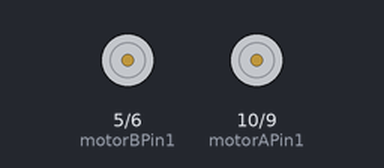
Simulated run of this sketch. Board: Arduino Uno, built with avr-gcc and run on an emulated ATmega328P. Shown: motor-driver pin pairs drawn as motors (green arrow = first pin HIGH = forward, orange = second pin HIGH = backward, longer = more drive, scaled by the enable pin).

Above: at 0.5 s.
Timing chart, 0 to 3.0 s (numbered marks = the images above):
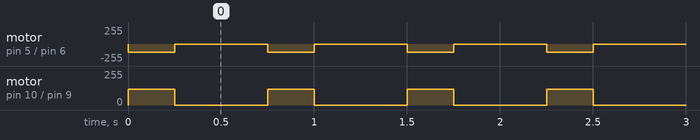

The sketch:

challengeFive.ino
```cpp
//motor one
const int motorAPin1 = 10; //left
const int motorAPin2 = 9;
const int enableAPin1 = 11;

//motor two
const int motorBPin1 = 5; //right
const int motorBPin2 = 6;
const int enableBPin1 = 3;

void setup() {
  pinMode(motorAPin1, OUTPUT);
  pinMode(motorAPin2, OUTPUT);
  pinMode(enableAPin1, OUTPUT);

  pinMode(motorBPin1, OUTPUT);
  pinMode(motorBPin2, OUTPUT);
  pinMode(enableBPin1, OUTPUT);
  Serial.begin(9600);
}


void loop() {
  forwardDirection();
  delay(250);
  stopMotor();
  delay(500);
}


void forwardDirection() {
  analogWrite(motorAPin1, 120);
  digitalWrite(motorAPin2, LOW);

  digitalWrite(motorBPin1, LOW);
  analogWrite(motorBPin2, 120);

  digitalWrite(enableAPin1, HIGH); // Set speed (0 to 255)
  digitalWrite(enableBPin1, HIGH);
}


/*
 * name:      reverseDirection
 * purpose:   move the motor
 * arguments: motor speed
 * returns:   None (void)
 * effects: moves the motor backward
 */
void reverseDirection() {
  digitalWrite(motorAPin1, LOW);
  analogWrite(motorAPin2, 110);

  analogWrite(motorBPin1, 100);
  digitalWrite(motorBPin2, LOW);

  digitalWrite(enableAPin1, HIGH); //right min 130
  digitalWrite(enableBPin1, HIGH); // left
}

/*
 * name:      stopMotor
 * purpose:   stop the motor
 * arguments: None
 * returns:   None (void)
 */
void stopMotor() {
  //stop motor A
  digitalWrite(motorAPin1, LOW);
  digitalWrite(motorAPin2, LOW);

  //stop motor B
  digitalWrite(motorBPin1, LOW);
  digitalWrite(motorBPin2, LOW);
}
```

Measured:
- by itself, motor on pin 5 (motorBPin1) / pin 6 (motorBPin2): alternates backward 120/255 for 0.25 s and stopped for 0.50 s
- by itself, motor on pin 10 (motorAPin1) / pin 9 (motorAPin2): alternates forward 120/255 for 0.25 s and stopped for 0.50 s
